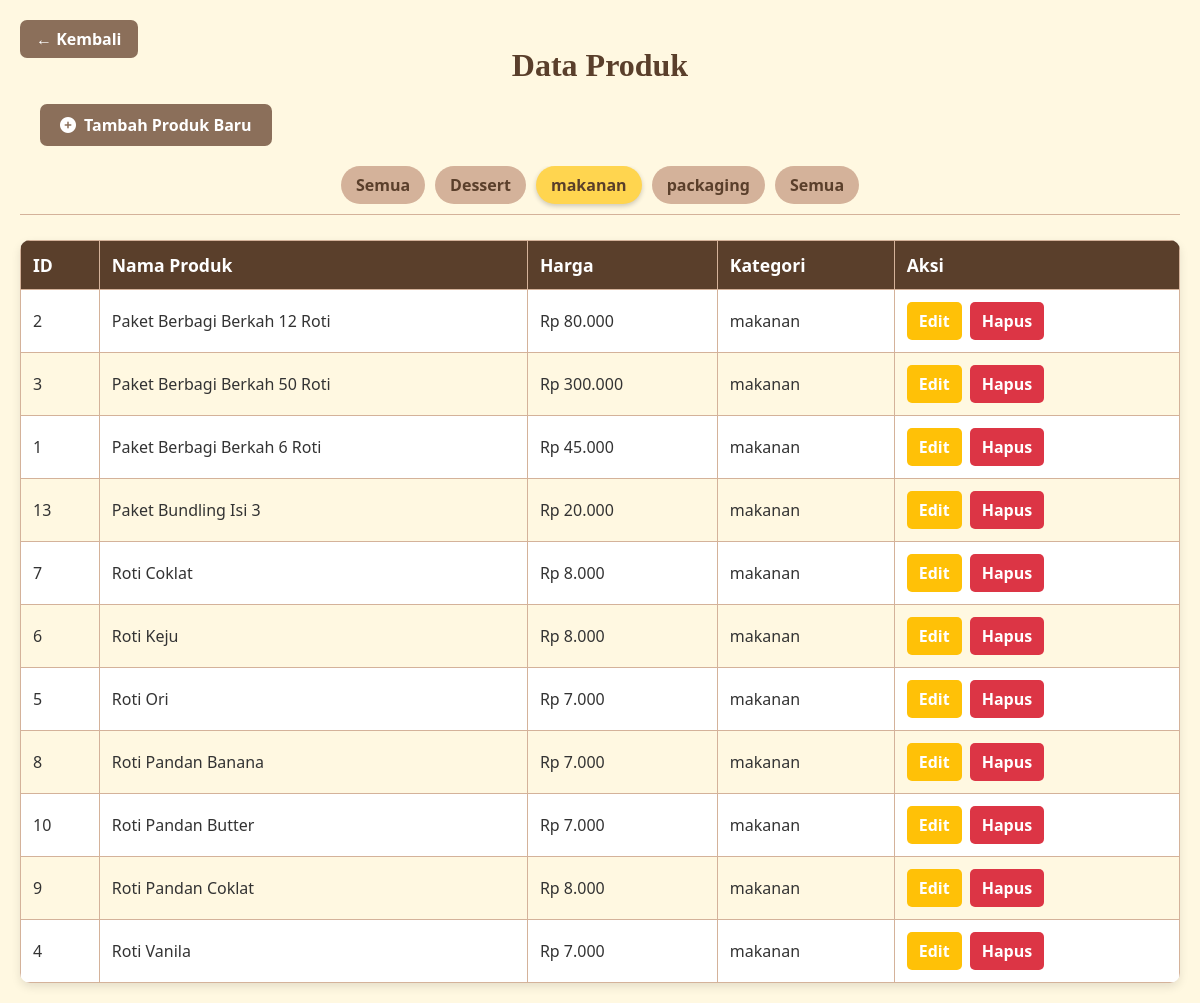
Page /kasir-app/modules/produk/produk.php?kategori=makanan (signed in) on the committed database.
### tables this page shows
CREATE TABLE `produk` (
  `id_produk` int(11) NOT NULL,
  `kategori` varchar(100) DEFAULT NULL,
  `nama_produk` varchar(100) NOT NULL,
  `harga` int(11) NOT NULL
);

### kasir-app/modules/produk/produk.php (the view, shortened to what this page needs)
<?php
include("../../config/db.php");
$kategori_terpilih = $_GET['kategori'] ?? 'Semua';
$kategori_q = $koneksi->query("SELECT DISTINCT kategori FROM produk ORDER BY kategori ASC");
$daftar_kategori = ['Semua'];
while ($row = $kategori_q->fetch_assoc()) {
    $daftar_kategori[] = htmlspecialchars($row['kategori']);
}
$sql_produk = "SELECT id_produk, nama_produk, harga, kategori FROM produk";
if ($kategori_terpilih !== 'Semua') {
    $kategori_terpilih_sql = $koneksi->real_escape_string($kategori_terpilih);
    $sql_produk .= " WHERE kategori = '$kategori_terpilih_sql'";
}
$sql_produk .= " ORDER BY nama_produk ASC";
$produk_q = $koneksi->query($sql_produk);
?>
<!DOCTYPE html>
<html lang="id">
<head>
    <link rel="stylesheet" href="https://cdnjs.cloudflare.com/ajax/libs/font-awesome/6.4.0/css/all.min.css">
</head>
<body>
    <a href="../home.php" class="btn-kembali">← Kembali</a>
    <h2>Data Produk</h2>
    <div class="add-product-btn-wrapper">
        <a href="produk_tambah.php" class="add-product-btn">
            <i class="fas fa-plus-circle"></i> Tambah Produk Baru
        </a>
    </div>
    <div class="category-nav">
        <?php foreach ($daftar_kategori as $cat) :
            $active_class = ($cat == $kategori_terpilih) ? 'active' : '';
            $category_link = "produk.php";
            if ($cat !== 'Semua') {
                $category_link .= "?kategori=" . urlencode($cat);
            }
        ?>
            <a href="<?= $category_link ?>" class="<?= $active_class ?>"><?= htmlspecialchars($cat) ?></a>
        <?php endforeach; ?>
    </div>
    <table>
        <thead>
            <tr>
                <th>ID</th>
                <th>Nama Produk</th>
                <th>Harga</th>
                <th>Kategori</th>
                <th>Aksi</th>
            </tr>
        </thead>
        <tbody>
            <?php if ($produk_q->num_rows > 0) : ?>
                <?php while ($p = $produk_q->fetch_assoc()): ?>
                <tr>
                    <td data-label="ID"><?= htmlspecialchars($p['id_produk']) ?></td>
                    <td data-label="Nama Produk"><?= htmlspecialchars($p['nama_produk']) ?></td>
                    <td data-label="Harga">Rp <?= number_format($p['harga'], 0, ',', '.') ?></td>
                    <td data-label="Kategori"><?= htmlspecialchars($p['kategori'] ?? '-') ?></td>
                    <td data-label="Aksi">
                        <div class="action-buttons">
                            <a href="produk_edit.php?id=<?= $p['id_produk'] ?>" class="btn btn-edit">Edit</a>
                            <a href="produk.php?action=hapus&id=<?= $p['id_produk'] ?>" class="btn btn-delete" onclick="return confirm('Yakin mau hapus produk ini? Data akan hilang permanen!')">Hapus</a>
                        </div>
                    </td>
                </tr>
                <?php endwhile; ?>
            <?php else : ?>
                <tr>
                    <td colspan="5" style="text-align: center; padding: 20px; color: var(--color-secondary-brown);">Gak ada data produk di kategori ini.</td>
                </tr>
            <?php endif; ?>
        </tbody>
    </table>
</body>
</html>

### kasir-app/modules/produk/produk.php (style rules this page uses)
:root { --color-primary-brown: #5A3F2B; --color-secondary-brown: #8B6F5A; --color-light-brown: #D4B29A; --color-cream: #FFF8E1; --color-yellow: #FFD54F; --color-dark-yellow: #FFA000; --color-text-dark: #333; --color-text-light: #fff; --color-success: #66BB6A; --color-error: #EF5350; --color-info: #2196F3; --color-delete: #DC3545; --color-edit: #FFC107; --color-add: #28A745; }
body { font-family: 'Segoe UI', Tahoma, Geneva, Verdana, sans-serif; padding: 20px; background-color: var(--color-cream); color: var(--color-text-dark); margin: 0; position: relative; }
h2 { margin-bottom: 20px; color: var(--color-primary-brown); text-align: center; font-size: 2em; font-family: 'Georgia', serif; }
.btn-kembali { position: absolute; top: 20px; left: 20px; background-color: var(--color-secondary-brown); color: var(--color-text-light); padding: 8px 16px; text-decoration: none; border-radius: 7px; font-weight: bold; transition: background-color 0.3s ease; }
.category-nav { display: flex; justify-content: center; gap: 10px; margin-bottom: 25px; padding-bottom: 10px; border-bottom: 1px solid var(--color-light-brown); overflow-x: auto; white-space: nowrap; }
.category-nav a { padding: 8px 15px; border-radius: 20px; text-decoration: none; color: var(--color-primary-brown); background-color: var(--color-light-brown); font-weight: bold; transition: background-color 0.3s ease, color 0.3s ease, box-shadow 0.3s ease; flex-shrink: 0; }
.category-nav a.active { background-color: var(--color-yellow); color: var(--color-primary-brown); box-shadow: 0 2px 5px rgba(0,0,0,0.2); pointer-events: none; }
.add-product-btn-wrapper { margin-bottom: 20px; padding-left: 20px; }
.add-product-btn { background-color: var(--color-secondary-brown); color: var(--color-text-light); padding: 10px 20px; border: none; border-radius: 7px; font-weight: bold; cursor: pointer; transition: background-color 0.3s ease; text-decoration: none; display: inline-flex; align-items: center; gap: 8px; }
table { width: 100%; border-collapse: collapse; background-color: var(--color-text-light); border-radius: 10px; overflow: hidden; box-shadow: 0 4px 10px rgba(0,0,0,0.1); }
table thead { background-color: var(--color-primary-brown); color: var(--color-text-light); }
table th, table td { border: 1px solid var(--color-light-brown); padding: 12px; text-align: left; }
table th { font-weight: bold; font-size: 1.1em; }
table tbody tr:nth-child(even) { background-color: var(--color-cream); }
.action-buttons { display: flex; gap: 8px; flex-wrap: wrap; }
.action-buttons .btn { padding: 8px 12px; border: none; border-radius: 5px; cursor: pointer; font-weight: bold; transition: background-color 0.3s ease; text-decoration: none; color: white; }
.action-buttons .btn-edit { background-color: var(--color-edit); }
.action-buttons .btn-delete { background-color: var(--color-delete); }

### rows in the picture
produk: id_produk "2", nama_produk "Paket Berbagi Berkah 12 Roti", harga "80.000", kategori "makanan"
produk: id_produk "3", nama_produk "Paket Berbagi Berkah 50 Roti", harga "300.000", kategori "makanan"
produk: id_produk "1", nama_produk "Paket Berbagi Berkah 6 Roti", harga "45.000", kategori "makanan"
produk: id_produk "13", nama_produk "Paket Bundling Isi 3", harga "20.000", kategori "makanan"
produk: id_produk "7", nama_produk "Roti Coklat", harga "8.000", kategori "makanan"
produk: id_produk "6", nama_produk "Roti Keju", harga "8.000", kategori "makanan"
produk: id_produk "5", nama_produk "Roti Ori", harga "7.000", kategori "makanan"
produk: id_produk "8", nama_produk "Roti Pandan Banana", harga "7.000", kategori "makanan"
produk: id_produk "10", nama_produk "Roti Pandan Butter", harga "7.000", kategori "makanan"
produk: id_produk "9", nama_produk "Roti Pandan Coklat", harga "8.000", kategori "makanan"
produk: id_produk "4", nama_produk "Roti Vanila", harga "7.000", kategori "makanan"

### other values in the picture
$cat "Semua"
$cat "Dessert"
$cat "makanan"
$cat "packaging"
